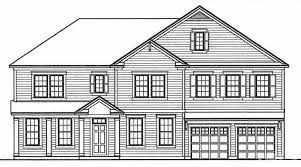
#> input picture Assignment-3/house.jpg, 301 x 167 px
$ jupyter execute question1.ipynb
#> lines starting #> are read from the running program, lines starting #| are printed output that depends on the picture
[cell 1]
# Lab Assignment - 3
# DIP Lab
# Date - 27 Aug 19
# Name - Ashish Goyal
# Id - 2016ucp1100
import cv2
import numpy as np
import math
#function cv2.imread() to read an image
img_object = cv2.imread('house.jpg',0) #Loads a color image. Any transparency of image will be neglected. It is the default flag.
#> img_object is the input picture: shape (167, 301); min 0, max 255, mean 205.2
print(type(img_object))
#| <class 'numpy.ndarray'>
#print(img_object1) #to show image in matrix form
height = img_object.shape[0]
#> height = 167
width = img_object.shape[1]
#> width = 301
cv2.imshow('Initial Image',img_object)
print(height,width)
#| 167 301
#print(img_object)

laplacian_filter1 = [[1,1,1],[1,-8,1],[1,1,1]]
laplacian_filter2 = [[-1,2,-1],[2,-4,2],[-1,2,-1]]


final_img1 = cv2.imread('house.jpg',0)
final_img2 = cv2.imread('house.jpg',0)
final_img3 = cv2.imread('house.jpg',0)
final_img4 = cv2.imread('house.jpg',0)
final_img5 = cv2.imread('house.jpg',0)
final_img6 = cv2.imread('house.jpg',0)
final_img7 = cv2.imread('house.jpg',0)
final_img8 = cv2.imread('house.jpg',0)
final_img9 = cv2.imread('house.jpg',0)
#final_img =final_img[1:height, 1:width]

def gausian(sigma):
    list1=[]
    for i in range(-1,2):
        list2=[]
        for j in range(-1,2):
            t=(math.e**(-1*(i*i+j*j)/(2*sigma*sigma)))/(2*math.pi*sigma*sigma)
            list2.append(t)
        list1.append(list2)
    return list1

def filter(input_img,final_img,height,width,filter_matrix):
    for i in range(1,height-1):
        for j in range (1,width-1):
            val=0
            for x in range(-1,2):
                for y in range(-1,2):
                    val= val + (filter_matrix[x+1][y+1]*input_img[i+x][j+y])
            final_img[i][j] = val
    return final_img

gausian_1 = gausian(1)
gausian_2 = gausian(2)
gausian_3 = gausian(3)


final_img1 = filter(img_object,final_img1,height,width,gausian_1)
#> after the loop in filter, `for i in range(1,height-1):`:
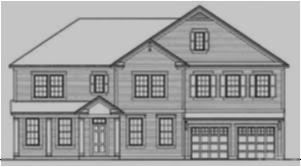
#> final_img: shape (167, 301); min 13, max 255, mean 160.4
cv2.imshow('Gausian Image sigma=1',final_img1)
cv2.imwrite('output_Gausian_Image_sigma1.jpg',final_img1)

final_img2 = filter(img_object,final_img2,height,width,gausian_2)
#> call 2 of filter, with height = 167, width = 301
#> after the loop in filter (call 2), `for i in range(1,height-1):`:
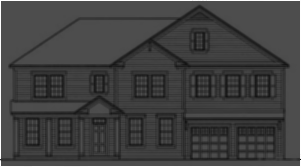
#> final_img: shape (167, 301); min 13, max 255, mean 65.3
cv2.imshow('Gausian Image sigma=2',final_img2)
cv2.imwrite('output_Gausian_Image_sigma2.jpg',final_img2)

final_img3 = filter(img_object,final_img3,height,width,gausian_3)
#> call 3 of filter, with height = 167, width = 301
#> after the loop in filter (call 3), `for i in range(1,height-1):`:
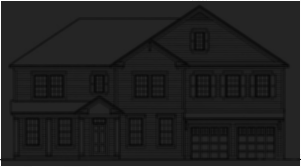
#> final_img: shape (167, 301); min 9, max 255, mean 33.9
cv2.imshow('Gausian Image sigma=3',final_img3)
cv2.imwrite('output_Gausian_Image_sigma3.jpg',final_img3)

final_img4 = filter(final_img1,final_img4,height,width,laplacian_filter1)
#> call 4 of filter, with height = 167, width = 301
#> after the loop in filter (call 4), `for i in range(1,height-1):`:
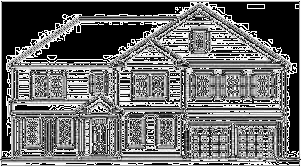
#> final_img: shape (167, 301); min 0, max 255, mean 111.2
cv2.imshow('output_Laplacian_Image1_gausian1',final_img4)
cv2.imwrite('output_Laplacian_Image1_gausian1.jpg',final_img4)

final_img5 = filter(final_img1,final_img5,height,width,laplacian_filter2)
#> after the loop in filter (call 5), `for i in range(1,height-1):`:
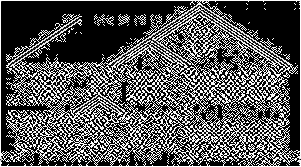
#> final_img: shape (167, 301); min 0, max 255, mean 85.3
cv2.imshow('output_Laplacian_Image2_gausian1',final_img4)
cv2.imwrite('output_Laplacian_Image2_gausian1.jpg',final_img5)

final_img6 = filter(final_img2,final_img6,height,width,laplacian_filter1)
#> after the loop in filter (call 6), `for i in range(1,height-1):`:
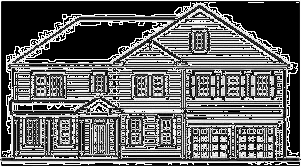
#> final_img: shape (167, 301); min 0, max 255, mean 101.9
cv2.imshow('output_Laplacian_Image1_gausian2',final_img6)
cv2.imwrite('output_Laplacian_Image1_gausian2.jpg',final_img6)

final_img7 = filter(final_img2,final_img7,height,width,laplacian_filter2)
#> after the loop in filter (call 7), `for i in range(1,height-1):`:
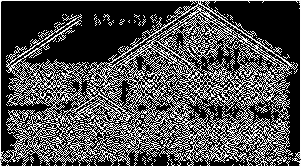
#> final_img: shape (167, 301); min 0, max 255, mean 78.3
cv2.imshow('output_Laplacian_Image2_gausian2',final_img7)
cv2.imwrite('output_Laplacian_Image2_gausian2.jpg',final_img7)

final_img8 = filter(final_img3,final_img8,height,width,laplacian_filter1)
#> after the loop in filter (call 8), `for i in range(1,height-1):`:
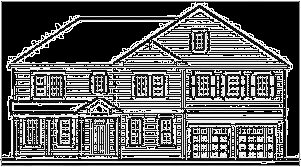
#> final_img: shape (167, 301); min 0, max 255, mean 97.3
cv2.imshow('output_Laplacian_Image1_gausian3',final_img8)
cv2.imwrite('output_Laplacian_Image1_gausian3.jpg',final_img8)

final_img9 = filter(final_img3,final_img9,height,width,laplacian_filter2)
#> after the loop in filter (call 9), `for i in range(1,height-1):`:
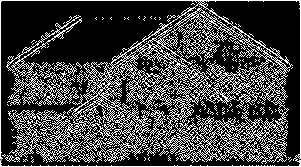
#> final_img: shape (167, 301); min 0, max 255, mean 66.8
cv2.imshow('output_Laplacian_Image2_gausian3',final_img9)
cv2.imwrite('output_Laplacian_Image2_gausian3.jpg',final_img9)


k = cv2.waitKey(0) & 0xFF    #for 64 bit machine
#> (key Esc is pressed here)
cv2.destroyAllWindows()
